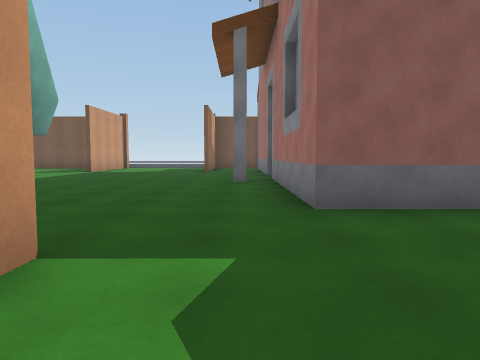
[1] (above)

24 first-person views from a walk through a scene from a Unity 3-D project. The camera is 1.2 m above the floor, tilts 4° down and sees 70° across. The floor is counted in squares, 2 m on a side. Each view is taken from the middle of a square. On the plan, view 1 faces up. The plan holds only what a view shows up to about 10 squares ahead; the rest is blank. The place goes on beyond the plan. The player character is not drawn.

[2]
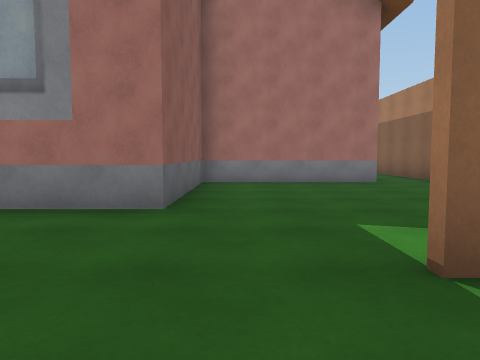

[3]
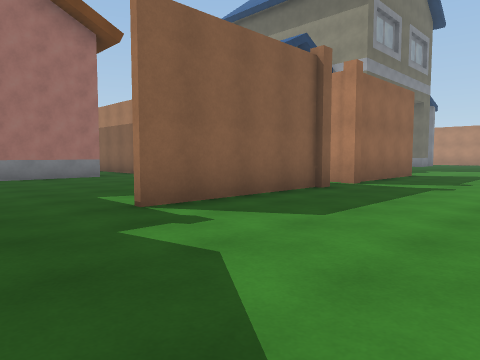

[4]
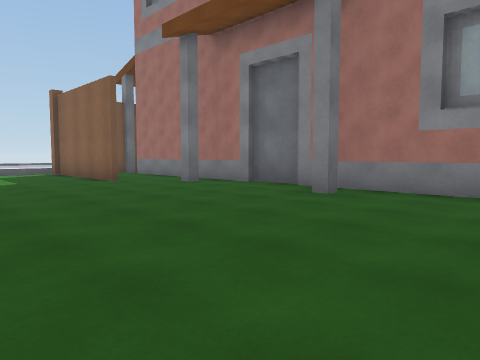

[5]
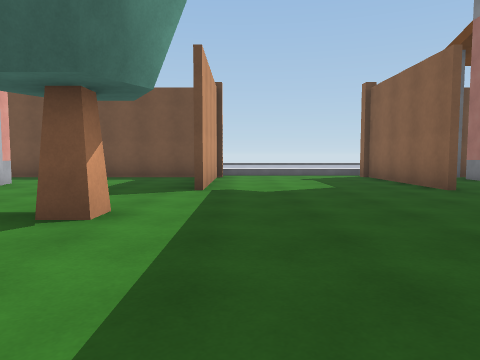

[6]
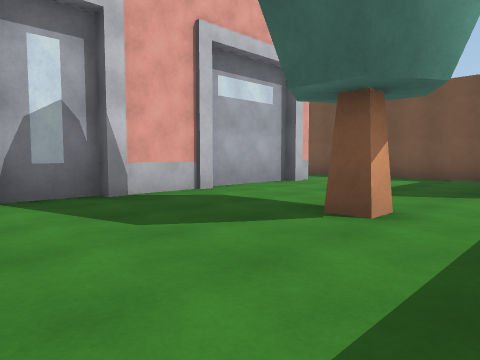

[7]
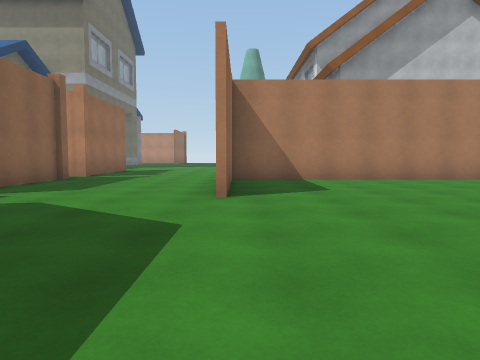

[8]
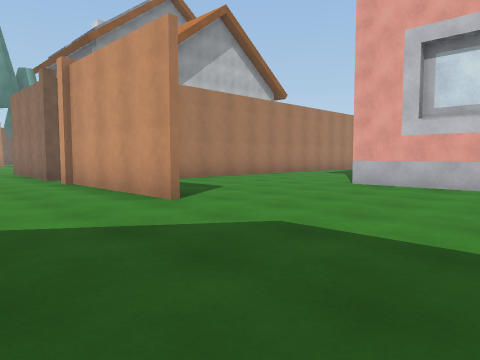

[9]
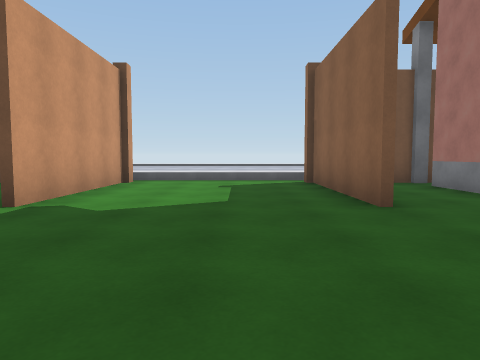

[10]
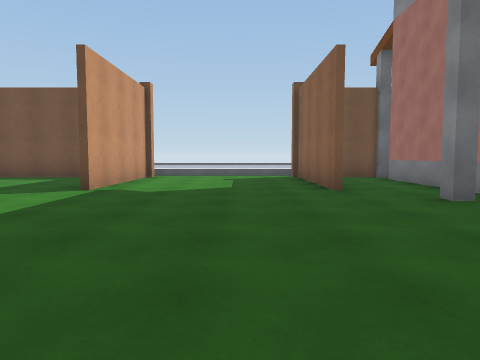

[11]
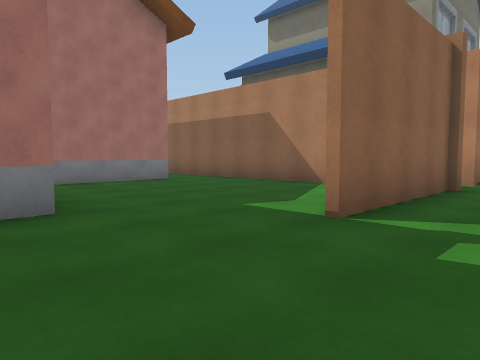

[12]
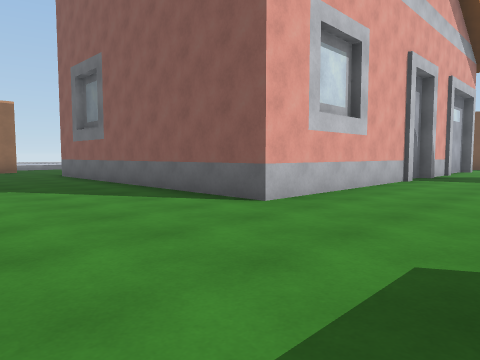

[13]
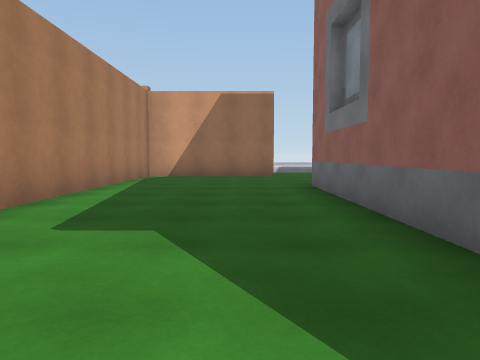

[14]
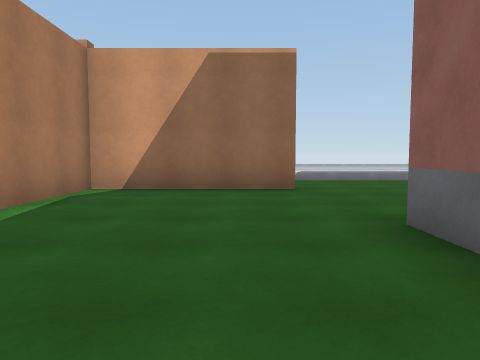

[15]
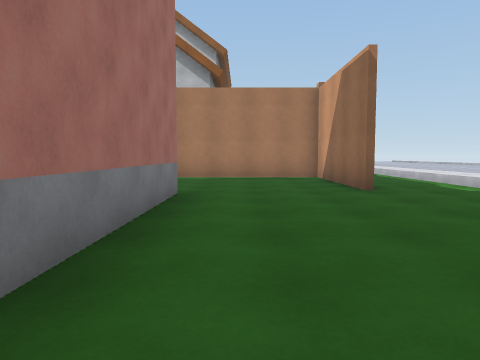

[16]
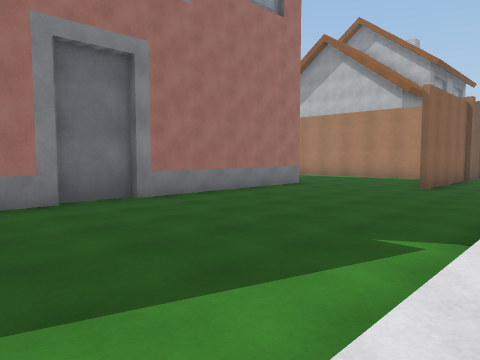

[17]
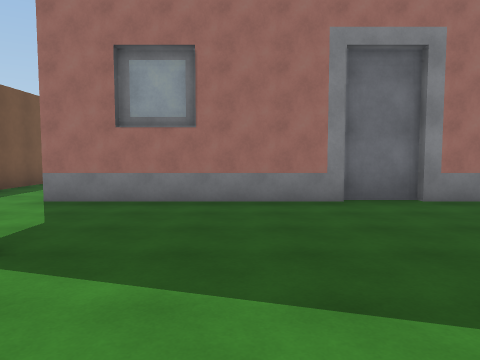

[18]
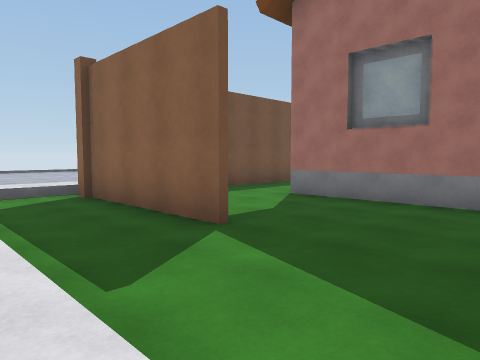

[19]
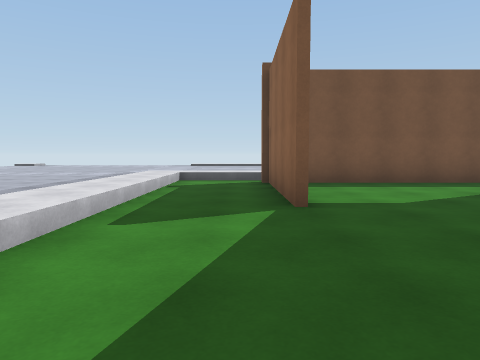

[20]
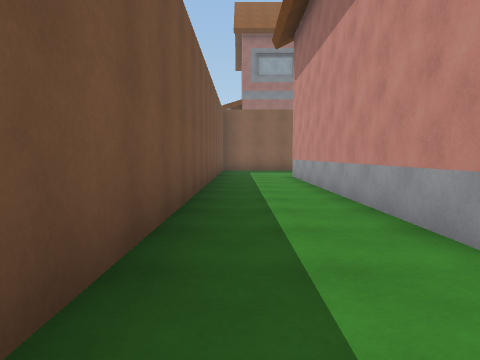

[21]
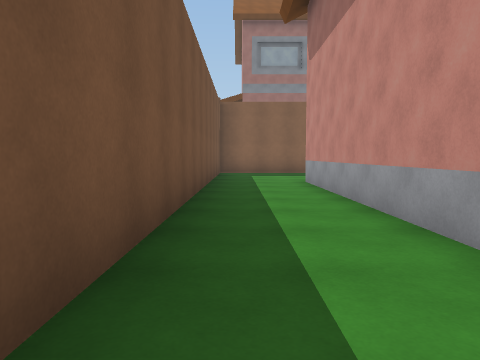

[22]
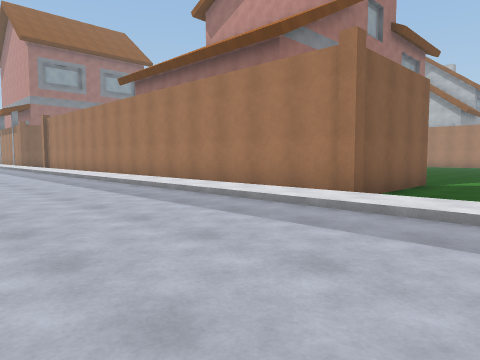

[23]
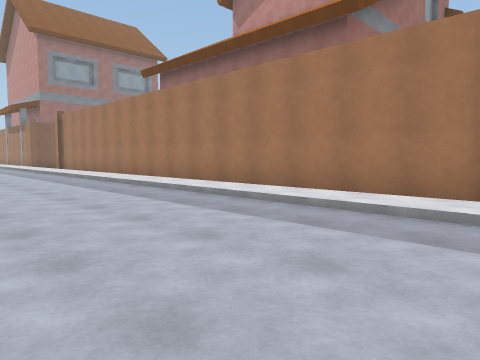

[24]
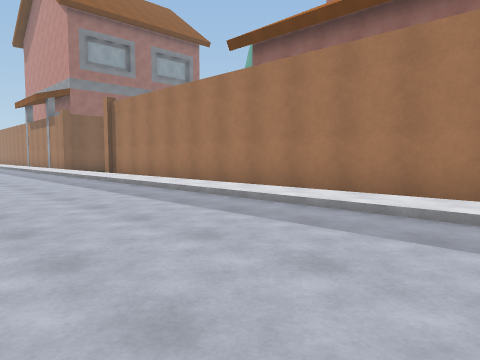

### Floor plan
Key: @ floor where view 1 was taken; # wall or solid block; . main floor; : floor 0.25 m higher than the main floor; + floor 0.5 m higher than the main floor; T tree.
Columns run from 24 left of view 1 to 6 right of it. Each row starts with its distance up from view 1.
 22 :::::: ::::
 21 ::::::::::::::::
 20 :::::::::::::::::::
 19 :::::::::::::::::::
 18 +++++++++++++++++++++++
 17 +..################....###
 16 +..#..............#....#..
 15 +..#..............#....#.#
 14 +..#..#########...#....#.#
 13 +..#..#      #....#....#.#
 12 +.....#      #..........##
 11 +.....#      ##..........#
 10 +.....##     ##..T.......#
  9 +......#     #...........#
  8 +......#     #..........##
  7  .....##     ##..........#
  6  .....#       #..........#
  5 +.....#       #..........#
  4 +.....#       #..........#####
  3 +.....#########..............#
  2  ............................#
  1 +..#..............#....#.....#
  0 +..#..............#....#@....#
 -1 +. #..............#....#.......
 -2 +. #######  #######....########
 -3                   #....#
 -4                   #....#
 -5                   #. ..#
 -6                   #  ..#
 -7                      ..#

Positions as (right, up) in squares from view 1, and headings:
1: (0, 0), facing up
2: (-3, 3), facing right
3: (-5, 4), facing down-right
4: (-5, 5), facing up-right
5: (-5, 7), facing up
6: (-5, 7), facing up-left
7: (-6, 7), facing down
8: (-3, 6), facing down-left
9: (-3, 9), facing up
10: (-3, 7), facing up
11: (-3, 5), facing down-right
12: (-7, -1), facing up-left
13: (-11, 1), facing left
14: (-15, 1), facing left
15: (-19, 8), facing down
16: (-24, 11), facing down-right
17: (-24, 11), facing right
18: (-24, 10), facing up-right
19: (-22, 9), facing up
20: (-20, 16), facing right
21: (-18, 16), facing right
22: (-24, 22), facing down-right
23: (-22, 22), facing down-right
24: (-17, 22), facing down-right
